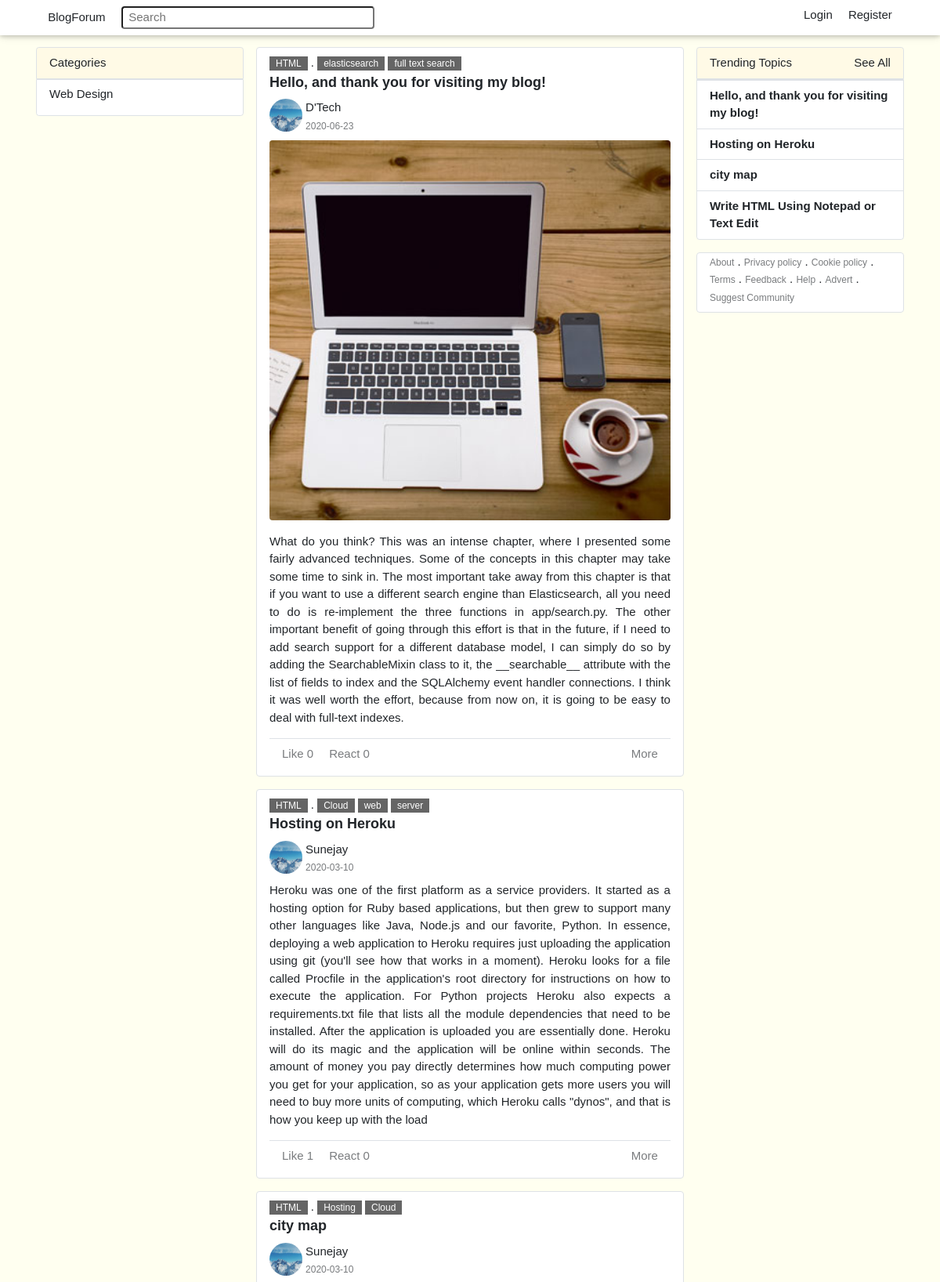
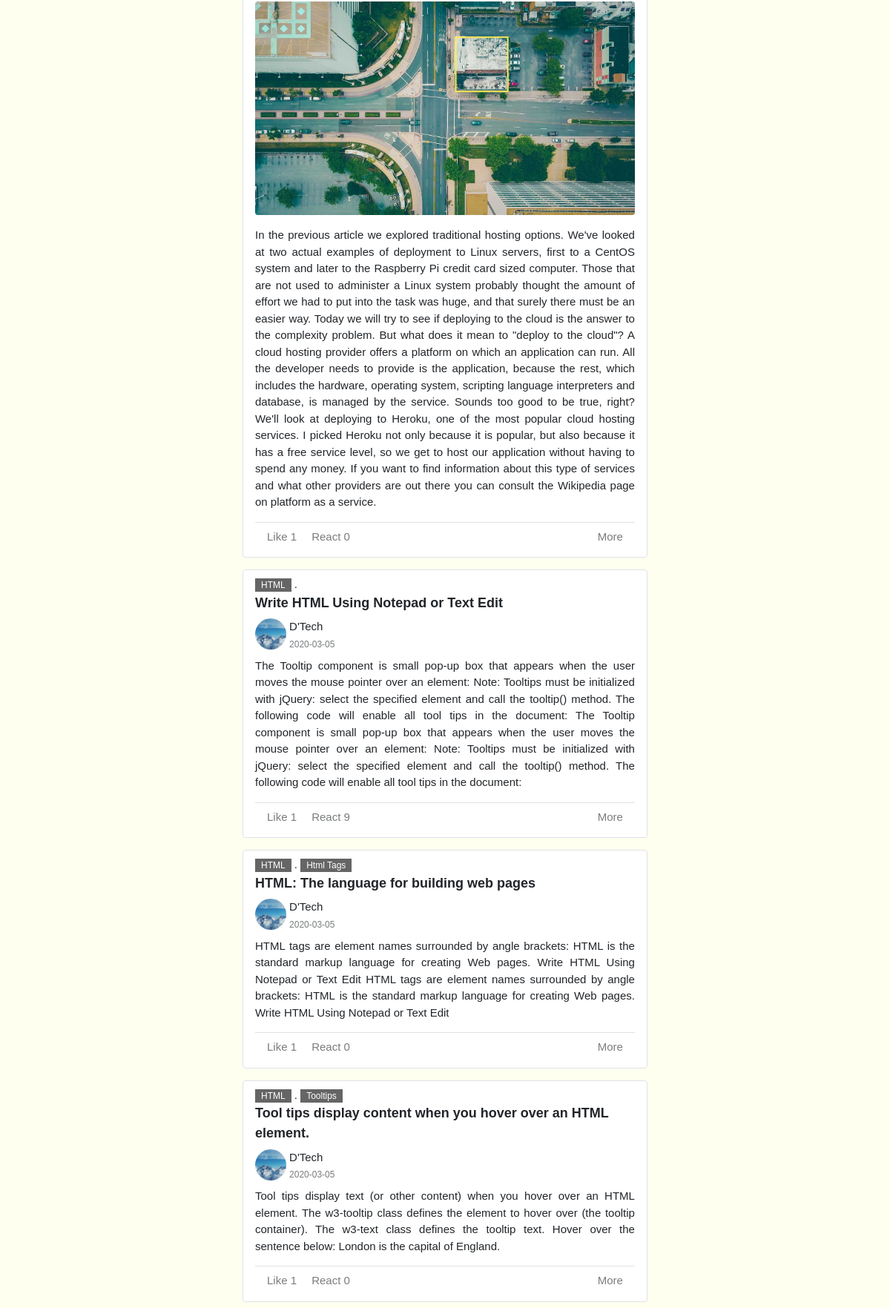
Page /group/HTML (upper part) on the committed database (2 pictures, top to bottom).
### blog/models.py (models this page shows, shortened)
class Category(db.Model):
    id = db.Column(db.Integer, primary_key=True)
    name = db.Column(db.String(20), unique=True, nullable=False)
    groups = db.relationship('Group', backref='category', lazy='dynamic')

class SearchMixin(object):
    @classmethod
    def search(cls, expression):
        ids, total = query_index(cls.__tablename__, expression)
        if total == 0:
            return cls.query.filter_by(id=0), 0
        when = []
        for i in range(len(ids)):
            when.append((ids[i], i))
        return cls.query.filter(cls.id.in_(ids)).order_by(
            db.case(when, value=cls.id)), total

class Post(db.Model, SearchMixin):   #, SearchableMixin
    __searchable__ = ['title', 'content']
    id = db.Column(db.Integer, primary_key=True)
    title = db.Column(db.String(100), nullable=False)
    content = db.Column(db.Text, nullable=False)
    image_file = db.Column(db.String(20))
    date_posted = db.Column(db.DateTime, nullable=False, default=datetime.utcnow)
    user_id = db.Column(db.Integer, db.ForeignKey('user.id'), nullable=False)
    group_id = db.Column(db.Integer, db.ForeignKey('group.id'), nullable=False)
    comments = db.relationship('Comment', backref='post', lazy='dynamic')
    group = db.relationship('Group', backref=db.backref('posts', lazy='dynamic'), lazy=True)
    likes = db.relationship('PostLike', backref='post', lazy='dynamic')
    tags = db.relationship('Tag', secondary=post_tags, backref=db.backref('posts', lazy='dynamic'))

class Group(db.Model, SearchMixin):
    __searchable__ = ['name']
    id = db.Column(db.Integer, primary_key=True)
    name = db.Column(db.String(20), unique=True, nullable=False)
    icon = db.Column(db.String(20), nullable=False)
    description = db.Column(db.String(100), nullable=False)
    category_id = db.Column(db.Integer, db.ForeignKey('category.id'), nullable=False)

class Tag(db.Model, SearchMixin):
    __searchable__ = ['name']
    id = db.Column(db.Integer, primary_key=True)
    name = db.Column(db.String(20), unique=True)         #, nullable=False

class User(db.Model, UserMixin, SearchMixin):
    __searchable__ = ['username']
    id = db.Column(db.Integer, primary_key=True)
    username = db.Column(db.String(20), unique=True, nullable=False)
    email = db.Column(db.String(120), unique=True, nullable=False)
    image_file = db.Column(db.String(20), nullable=False, default='default.jpg')
    password = db.Column(db.String(100), nullable=False)
    date_joined = db.Column(db.DateTime, nullable=False, default=datetime.utcnow)
    admin = db.Column(db.Boolean, default=False)
    roles = db.Column(db.String(4), default='R')
    posts = db.relationship('Post', backref='author', lazy='dynamic')
    comments = db.relationship('Comment', backref='author', lazy='dynamic')
    followed = db.relationship('User', secondary=followers,
                               primaryjoin=(followers.c.follower_id == id),
                               secondaryjoin=(followers.c.followed_id == id),
                               backref=db.backref('followers', lazy='dynamic'), lazy='dynamic')
    liked_posts = db.relationship('PostLike',
                                  foreign_keys='PostLike.user_id',
                                  backref='user', lazy='dynamic')
    liked_comments = db.relationship('CommentLike',
                                     foreign_keys='CommentLike.user_id',
                                     backref='user', lazy='dynamic')
    groups = db.relationship('Group', secondary=joins,
                             backref=db.backref('users', lazy='dynamic'),
                             lazy='dynamic')
    saved_posts = db.relationship('Post', secondary=post_save,
                             backref=db.backref('users', lazy='dynamic'),
                             lazy='dynamic')
    saved_comments = db.relationship('Comment', secondary=comment_save,
                                 backref=db.backref('users', lazy='dynamic'),
                                 lazy='dynamic')
    '''sent_messages = db.relationship('Message',
                                    foreign_keys='Message.sender_id',
                                    backref='author', lazy='dynamic')
    received_messages = db.relationship('Message',
                                        foreign_keys='Message.receiver_id',
                                        backref='receiver', lazy='dynamic')
    last_message_read_time = db.Column(db.DateTime)
    notifications = db.relationship('Notification', backref='user', lazy='dynamic')'''
    '''def new_messages(self):
        last_read_time = self.last_message_read_time or datetime(1900, 1, 1)
        return Message.query.filter_by(receiver=self).filter(
            Message.timestamp > last_read_time).count()

    def add_notification(self, name, data):
        self.notifications.filter_by(name=name).delete()
        n = Notification(name=name, payload_json=json.dumps(data), user=self)
        db.session.add(n)
        return n'''

### blog/posts/routes.py (the view)
@posts.route('/group/<string:name>')
def group(name):
    user_obj = User.query.all()
    cats = Category.query.all()
    group_name = Group.query.filter_by(name=name).first_or_404()
    gps = Group.query.all()
    posts = Post.query.filter_by(group=group_name).order_by(Post.date_posted.desc()).all()
    users = user_obj[:4]
    groups = gps[:4]
    topics = posts[:4]
    return render_template('post/group_posts.html', posts=posts, group_name=group_name,
                           topics=topics, users=users, groups=groups, cats=cats)

### blog/main/forms.py
class SearchForm(FlaskForm):
    q = StringField('Search', validators=[DataRequired()])
    def __init__(self, *args, **kwargs):
        if 'formdata' not in kwargs:
            kwargs['formdata'] = request.args
        if 'csrf_enabled' not in kwargs:
            kwargs['csrf_enabled'] = False
        super(SearchForm, self).__init__(*args, **kwargs)

### blog/posts/routes.py (called while the page is built)
@posts.before_request
def before_request():
    if current_user.is_authenticated or current_user.is_anonymous:
        g.search_form = SearchForm()

### blog/templates/post/group_posts.html (shortened to what this page needs)
{% extends 'layout.html' %}
{% block content %}
<div class="w3-col m3">
    {% if current_user.is_authenticated %}
        <div class="w3-padding border rounded-top pg-wheat">Communities</div>
    {% else %}
        <div class="w3-padding border rounded-top pg-wheat">Categories</div>
    {% endif %}
    <div class="w3-container border pt-2 rounded-bottom pg-bgc-white">
        {% if current_user.is_authenticated %}
            {% for group in current_user.groups %}
                <p><img src="{{ url_for('static', filename='icon_img/' + group.icon) }}" style="width:16px; height:16px;"/><a href="{{ url_for('posts.group', name=group.name) }}" class="pg-link ml-2">{{ group.name }}</a></p>
            {% endfor %}
        {% else %}
            {% for cat in cats %}
                <p><a href="{{ url_for('posts.category', name=cat.name) }}" class="pg-link">{{ cat.name }}</a></p>
            {% endfor %}
        {% endif %}
    </div>
</div>
<div class="w3-col m6">
    {% for post in posts %}
        <div class="w3-container w3-padding w3-margin-bottom border w3-round pg-bgc-white">
            <div>
                <a href="{{ url_for('posts.group', name=post.group.name) }}" class="w3-small w3-tag w3-opacity pg-link">{{ post.group.name }}</a> .
                {% for tag in post.tags %}
                    <a href="{{ url_for('posts.tag', name=tag.name) }}" class="w3-small w3-tag w3-opacity pg-link">{{ tag.name }}</a>
                {% endfor %}
            </div>
            <div><a href="{{ url_for('posts.post', post_id=post.id) }}" class="w3-large pg-b-text pg-link">{{ post.title }}</a></div>
            <div class="mt-2 mb-2">
                <div class="w3-col" style="width:9%;">
                    <a href="{{ url_for('users.user_posts', username=post.author.username) }}">
                        <img src="{{ url_for('static', filename='profile_img/' + post.author.image_file) }}" class="w3-circle w3-image" style="width:42px; height:42px;"/>
                    </a>
                </div>
                <div class="w3-rest">
                    <a href="{{ url_for('users.user_posts', username=post.author.username) }}" class="pg-link">{{ post.author.username }}</a><br>
                    <small class="w3-opacity">{{ post.date_posted.strftime('%Y-%m-%d') }}</small>
                </div>
            </div>
            <div class="w3-justify border-bottom">
                {% if post.image_file %}
                    <img src="{{ url_for('static', filename='post_img/' + post.image_file) }}" class="w3-image w3-round w3-margin-bottom" style="width:100%"/>
                {% endif %}
                <p> {{ post.content }}</p>
            </div>
            <div class="w3-padding">
                {% if current_user.is_authenticated %}
                    {% if current_user.has_liked_post(post) %}
                        <a href="{{ url_for('posts.post_like_action', post_id=post.id, action='unlike') }}" class="w3-margin-right w3-opacity pg-join">Unlike {{ post.likes.count() }}</a>
                    {% else %}
                        <a href="{{ url_for('posts.post_like_action', post_id=post.id, action='like') }}" class="w3-margin-right w3-opacity pg-join">Like {{ post.likes.count() }}</a>
                    {% endif %}
                {% else %}
                    <span class="w3-margin-right w3-opacity pg-join">Like {{ post.likes.count() }}</span>
                {% endif %}
                <a href="{{ url_for('posts.post', post_id=post.id) }}" class="w3-margin-right w3-opacity pg-join">React {{ post.comments.count() }}</a>
                <span class="w3-right w3-opacity w3-margin-left">More</span>
            </div>
        </div>
    {% endfor %}
</div>
<div class="w3-col m3">
    <div class="w3-padding border rounded-top pg-wheat">
        <span>Trending Topics</span>
        <span class="w3-right"><a href="#" class="pg-pg-link">See All</a></span>
    </div>
    <div class="w3-container border rounded-bottom w3-margin-bottom pg-bgc-white">
        {% for topic in topics %}
            <div class="border-top w3-stretch">
                <div class="w3-padding">
                    <a href="{{ url_for('posts.post', post_id=topic.id) }}" class="pg-b-text pg-link">{{ topic.title }}</a>
                </div>
            </div>
        {% endfor %}
    </div>
    <div class="w3-container w3-margin-bottom border w3-round pb-2 pg-bgc-white">
        <a href="#" class="w3-small w3-opacity">About</a> .
        <a href="#" class="w3-small w3-opacity">Privacy policy</a> .
        <a href="#" class="w3-small w3-opacity">Cookie policy</a> .
        <a href="#" class="w3-small w3-opacity">Terms</a> .
        <a href="#" class="w3-small w3-opacity">Feedback</a> .
        <a href="#" class="w3-small w3-opacity">Help</a> .
        <a href="#" class="w3-small w3-opacity">Advert</a> .
        <a href="#" class="w3-small w3-opacity">Suggest Community</a>
    </div>
</div>
{% endblock content %}

### blog/static/css/w3.css (style rules this page uses)
*,*:before,*:after { box-sizing:inherit }
html { -ms-text-size-adjust:100%;-webkit-text-size-adjust:100% }
body { margin:0 }
a { background-color:transparent }
small { font-size:80% }
img { border-style:none }
button,input,select,textarea,optgroup { font:inherit;margin:0 }
button,input { overflow:visible }
html,body { font-family:Verdana,sans-serif;font-size:15px;line-height:1.5 }
html { overflow-x:hidden }
.w3-image { max-width:100%;height:auto }
img { vertical-align:middle }
a { color:inherit }
.w3-badge,.w3-tag { background-color:#000;color:#fff;display:inline-block;padding-left:8px;padding-right:8px;text-align:center }
.w3-container:after,.w3-container:before,.w3-panel:after,.w3-panel:before,.w3-row:after,.w3-row:before,.w3-row-padding:after,.w3-row-padding:before, .w3-cell-row:before,.w3-cell-row:after,.w3-clear:after,.w3-clear:before,.w3-bar:before,.w3-bar:after { content:"";display:table;clear:both }
.w3-col,.w3-half,.w3-third,.w3-twothird,.w3-threequarter,.w3-quarter { float:left;width:100% }
@media (min-width:601px) { .w3-col.m3,.w3-quarter { width:24.99999% } }
@media (min-width:601px) { .w3-col.m6,.w3-half { width:49.99999% } }
.w3-rest { overflow:hidden }
.w3-stretch { margin-left:-16px;margin-right:-16px }
.w3-circle { border-radius:50% }
.w3-round,.w3-round-medium { border-radius:4px }
.w3-row-padding,.w3-row-padding>.w3-half,.w3-row-padding>.w3-third,.w3-row-padding>.w3-twothird,.w3-row-padding>.w3-threequarter,.w3-row-padding>.w3-quarter,.w3-row-padding>.w3-col { padding:0 8px }
.w3-container,.w3-panel { padding:0.01em 16px }
.w3-opacity,.w3-hover-opacity:hover { opacity:0.60 }
.w3-small { font-size:12px!important }
.w3-large { font-size:18px!important }
.w3-justify { text-align:justify!important }
.w3-margin-bottom { margin-bottom:16px!important }
.w3-margin-left { margin-left:16px!important }
.w3-margin-right { margin-right:16px!important }
.w3-padding { padding:8px 16px!important }
.w3-right { float:right!important }

### blog/static/css/main.css (style rules this page uses)
body { background-color: cornsilk; }
.pg-link, .pg-header-link, .pg-join, .pg-header-link:hover, .pg-link:hover, .pg-join:hover { text-decoration: none; }
.pg-b-text { font-weight: bold; }
.pg-wheat { background-color: #fffae6; }
#header-input { width: 60%; }
.pg-bgc-white { background-color: white; }

### rows in the picture
Category: name "Web Design"
Post: group.name "HTML", title "Hello, and thank you for visiting my blog!", image_file (placeholder picture), author.username "D'Tech", date_posted "2020-06-23", image_file (picture), content "What do you think? This was an intense chapter, where I presented some fairly advanced techniques. Some of the concepts in this chapter may take some time to sink in. The most important take away from this chapter is that if you want to use a different search engine than Elasticsearch, all you need to do is re-implement the three functions in app/search.py. The other important benefit of going through this effort is that in the future, if I need to add search support for a different database model, I can simply do so by adding the SearchableMixin class to it, the __searchable__ attribute with the list of fields to index and the SQLAlchemy event handler connections. I think it was well worth…", likes.count "0", comments.count "0"
Tag: name "elasticsearch"
Tag: name "full text search"
Post: group.name "HTML", title "Hosting on Heroku", image_file (placeholder picture), author.username "Sunejay", date_posted "2020-03-10", content "Heroku was one of the first platform as a service providers. It started as a hosting option for Ruby based applications, but then grew to support many other languages like Java, Node.js and our favorite, Python. In essence, deploying a web application to Heroku requires just uploading the application using git (you'll see how that works in a moment). Heroku looks for a file called Procfile in the application's root directory for instructions on how to execute the application. For Python projects Heroku also expects a requirements.txt file that lists all the module dependencies that need to be installed. After the application is uploaded you are essentially done. Heroku will do its magic and…", likes.count "1", comments.count "0"
Tag: name "Cloud"
Tag: name "web"
Tag: name "server"
Post: group.name "HTML", title "city map", image_file (placeholder picture), author.username "Sunejay", date_posted "2020-03-10", image_file (picture), content "In the previous article we explored traditional hosting options. We've looked at two actual examples of deployment to Linux servers, first to a CentOS system and later to the Raspberry Pi credit card sized computer. Those that are not used to administer a Linux system probably thought the amount of effort we had to put into the task was huge, and that surely there must be an easier way. Today we will try to see if deploying to the cloud is the answer to the complexity problem. But what does it mean to \"deploy to the cloud\"? A cloud hosting provider offers a platform on which an application can run. All the developer needs to provide is the application, because the rest, which includes the…", likes.count "1", comments.count "0"
Tag: name "Hosting"
Post: group.name "HTML", title "Write HTML Using Notepad or Text Edit", image_file (placeholder picture), author.username "D'Tech", date_posted "2020-03-05", content "The Tooltip component is small pop-up box that appears when the user moves the mouse pointer over an element: Note: Tooltips must be initialized with jQuery: select the specified element and call the tooltip() method. The following code will enable all tool tips in the document: The Tooltip component is small pop-up box that appears when the user moves the mouse pointer over an element: Note: Tooltips must be initialized with jQuery: select the specified element and call the tooltip() method. The following code will enable all tool tips in the document:", likes.count "1", comments.count "9"
Post: group.name "HTML", title "HTML: The language for building web pages", image_file (placeholder picture), author.username "D'Tech", date_posted "2020-03-05", content "HTML tags are element names surrounded by angle brackets: HTML is the standard markup language for creating Web pages. Write HTML Using Notepad or Text Edit HTML tags are element names surrounded by angle brackets: HTML is the standard markup language for creating Web pages. Write HTML Using Notepad or Text Edit", likes.count "1", comments.count "0"
Tag: name "Html Tags"
Post: group.name "HTML", title "Tool tips display content when you hover over an HTML element.", image_file (placeholder picture), author.username "D'Tech", date_posted "2020-03-05", content "Tool tips display text (or other content) when you hover over an HTML element. The w3-tooltip class defines the element to hover over (the tooltip container). The w3-text class defines the tooltip text. Hover over the sentence below: London is the capital of England.", likes.count "1", comments.count "0"
Tag: name "Tooltips"
